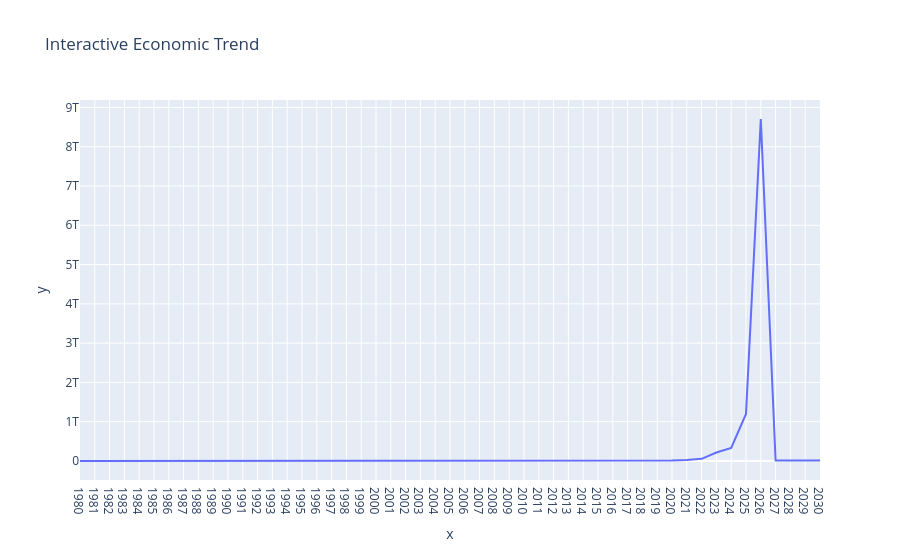

The code cell stored with this chart in its notebook:
### Markdown cell above
<h4 style="font-size:10x; color:skyblue;">
4.22 Interactive Plotly Line Chart</h4>

### Code cell
fig = px.line(
    x=years,
    y=yearly_avg.values,
    title="Interactive Economic Trend"
)

fig.show()
